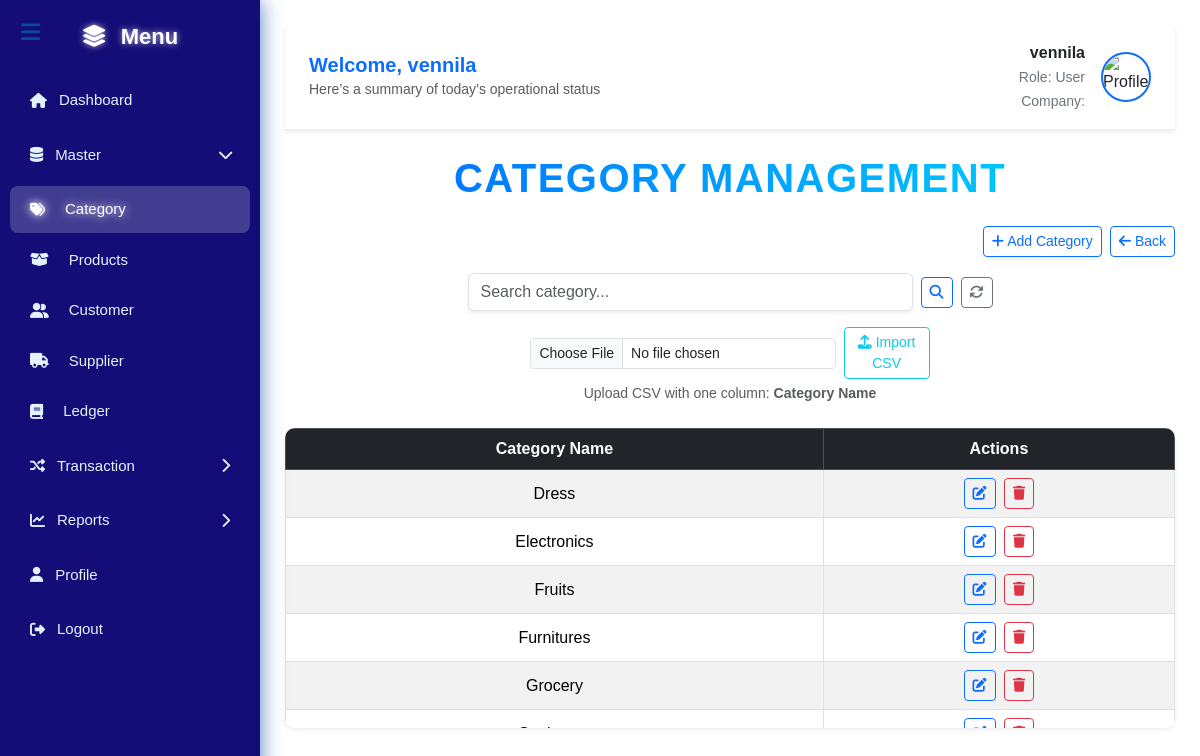
The app's page /category.php (signed in) with its own data.
### tables this page shows
CREATE TABLE `categories` (
  `category_id` int(11) NOT NULL,
  `category_name` varchar(100) DEFAULT NULL
);

### category.php (the view, shortened to what this page needs)
<?php
require_once 'config.php';
include 'header.php';
$searchTerm = $_GET['search'] ?? '';
$where = $searchTerm ? "WHERE category_name LIKE ?" : "";
$params = $searchTerm ? ["%{$searchTerm}%"] : [];
$categories = $pdo->prepare("SELECT * FROM categories {$where} ORDER BY category_name ASC");
$categories->execute($params);
$categories = $categories->fetchAll(PDO::FETCH_ASSOC);
?>
<div class="text-center my-4">
    <h2 class="category-heading fw-bold">
        Category Management
    </h2>
</div>
<div class="mb-3 d-flex align-items-center justify-content-end gap-2 flex-wrap">
    <a href="add_category.php" class="btn btn-outline-primary btn-sm shadow-sm">
        <i class="fa fa-plus"></i> Add Category
    </a>
    <a href="dashboard.php" class="btn btn-outline-primary btn-sm">
        <i class="fa fa-arrow-left"></i> Back
    </a>
</div>
    <form method="get" class="mb-3 d-flex justify-content-center align-items-center gap-2">
        <input type="text" name="search" value="<?= htmlspecialchars($searchTerm) ?>"
               placeholder="Search category..." class="form-control w-50 shadow-sm">
        <button type="submit" class="btn btn-outline-primary btn-sm"><i class="fa fa-search"></i></button>
        <a href="category.php" class="btn btn-outline-secondary btn-sm"><i class="fa fa-refresh"></i></a>
    </form>
    <div class="mb-4 text-center">
        <form method="post" enctype="multipart/form-data" class="d-inline-flex align-items-center gap-2">
            <input type="file" name="file" accept=".csv" class="form-control form-control-sm" required>
            <button type="submit" name="import" class="btn btn-outline-info btn-sm">
                <i class="fa fa-upload"></i> Import CSV
            </button>
        </form>
        <div class="small text-muted mt-1">
            Upload CSV with one column: <b>Category Name</b>
        </div>
    </div>
    <div class="table-responsive shadow-sm">
        <table class="table table-bordered table-striped align-middle text-center ">
            <thead class="table-dark sticky-top">
                <tr>
                    <th>Category Name</th>
                    <th>Actions</th>
                </tr>
            </thead>
            <tbody>
                <?php if (!empty($categories)): ?>
                    <?php foreach ($categories as $cat): ?>
                        <tr>
                            <td><?= htmlspecialchars($cat['category_name']) ?></td>
                            <td>
                                <a href="edit_category.php?id=<?= $cat['category_id'] ?>"
                                   class="btn btn-outline-primary btn-sm me-1">
                                    <i class="fa fa-edit"></i>
                                </a>
                                <a href="delete_category.php?id=<?= $cat['category_id'] ?>"
                                   onclick="return confirm('Delete this category?')"
                                   class="btn btn-outline-danger btn-sm">
                                    <i class="fa fa-trash"></i>
                                </a>
                            </td>
                        </tr>
                    <?php endforeach; ?>
                <?php else: ?>
                    <tr><td colspan="2">No categories found.</td></tr>
                <?php endif; ?>
            </tbody>
        </table>
    </div>
<?php include 'footer.php'; ?>

### category.php (style rules this page uses)
.table-responsive { max-height: 300px; overflow-y: auto; border-radius: 10px; }
.category-heading { font-size: 2.5rem; font-weight: 700; text-transform: uppercase; background: linear-gradient(90deg, #007bff, #00c3ff, #007bff); -webkit-background-clip: text; -webkit-text-fill-color: transparent; background-size: 200%; letter-spacing: 1.5px; animation: textShine 4s ease-in-out infinite, fadeSlideIn 1s ease forwards; display: inline-block; margin: 0 auto; }
.table thead { background-color: #140d77 !important; color: #fff !important; }

### records on screen
categories: category_name "Dress"
categories: category_name "Electronics"
categories: category_name "Fruits"
categories: category_name "Furnitures"
categories: category_name "Grocery"

### other values on screen
$name "vennila"
$role "User"
